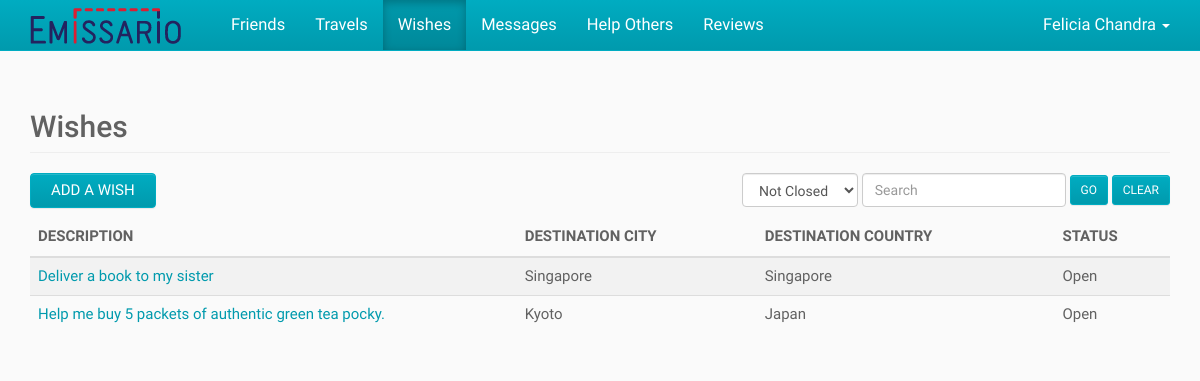
/index.php/wishes (signed in), run on the app's committed database.
### tables this page shows
CREATE TABLE IF NOT EXISTS User (
	ID BIGINT NOT NULL AUTO_INCREMENT,
    First_Name VARCHAR(100) NOT NULL,
    Last_Name VARCHAR(100) NULL,
    Email VARCHAR(100) NOT NULL UNIQUE,
    `Password` CHAR(255) NOT NULL,
    City VARCHAR(100) NULL,
    State VARCHAR(100) NULL,
    Country VARCHAR(2) NULL,
    Phone VARCHAR(100) NULL,
    Created_On DATETIME NULL,
    Modified_On DATETIME NULL,
    PRIMARY KEY (ID)
);

CREATE TABLE IF NOT EXISTS Wish (
	ID BIGINT NOT NULL AUTO_INCREMENT,
    User_ID BIGINT NOT NULL,
    Description VARCHAR(1000) NOT NULL,
    Image BLOB NULL,
    Weight VARCHAR(50) NULL,
    Destination_City VARCHAR(100) NULL,
    Destination_Country VARCHAR(2) NULL,
    Max_Date DATE NULL,
    Compensation VARCHAR(100) NULL,
    Created_On DATETIME NULL,
    Modified_On DATETIME NULL,
    PRIMARY KEY (ID),
    FOREIGN KEY (User_ID) REFERENCES User (ID)
);

CREATE TABLE IF NOT EXISTS Country (
	Country_Code VARCHAR(2) NOT NULL,
    Country_Name VARCHAR(100) NOT NULL,
    Created_On DATETIME NULL,
    Modified_On DATETIME NULL,
    PRIMARY KEY (Country_Code)
);

### application/controllers/wishes.php (called while the page is built, shortened)
<?php
class Wishes
{
	public function index()
	{
		$userID = $GLOBALS["beans"]->siteHelper->getSession("userID");
		$wishStatus = "not_closed";
		$search = "";
		$wishes = $GLOBALS["beans"]->wishService->getWishes($userID, $wishStatus, $search);
		require APP . 'views/_templates/header.php';
		require APP . 'views/wishes/index.php';
		require APP . 'views/_templates/footer.php';
	}
}

### index.php (called while the page is built, shortened)
<?php
$app = new Application();

### application/core/service.php (called while the page is built)
<?php
class Service
{
	function __construct($model)
	{
		$this->model = $model;
	}
}

### application/core/model.php (called while the page is built)
<?php
class Model
{
	function __construct($db)
	{
		$this->db = $db;
	}
}

### application/models/userModel.php (called while the page is built, shortened)
<?php
class UserModel extends Model
{
	public function getUser($userID)
	{
		$sql = "SELECT User.*, Country.Country_Name, State.State_Name
				FROM User
				LEFT JOIN Country ON Country.Country_Code = User.Country
				LEFT JOIN State ON State.State_Code = User.State
				WHERE User.ID = :user_id";
		$parameters = array(":user_id" => $userID);
		return $GLOBALS["beans"]->queryHelper->getSingleRowObject($this->db, $sql, $parameters);
	}
}

### application/helpers/queryHelper.php (called while the page is built, shortened)
<?php
class QueryHelper
{
	public function getSingleRowObject($db, $sql, $parameters) {
		$query = $db->prepare($sql);
		$query->execute($parameters);
		$result = $query->fetch();
		return $result;
	}
}

### application/services/userService.php (called while the page is built, shortened)
<?php
class UserService extends Service
{
	public function getUser($userID)
	{
		return $this->model->getUser($userID);
	}
}

### application/models/wishModel.php (called while the page is built, shortened)
<?php
class WishModel extends Model
{
	public function getWishes($userID, $wishStatus = "", $search = "")
	{
		$sql = "SELECT Wish.*,
					Country.Country_Name AS Destination_Country_Name
				FROM Wish
				LEFT JOIN Country ON Country.Country_Code = Wish.Destination_Country
				WHERE Wish.User_ID = :user_id";
		if (strcasecmp($wishStatus, "closed") == 0)
		{
			$sql .= " AND Wish.Status = 'Closed'";
		}
		else if (strcasecmp($wishStatus, "not_closed") == 0)
		{
			$sql .= " AND Wish.Status IN ('Open', 'Helped')";
		}
		$sql .= " ORDER BY Wish.Created_On";
		$parameters = array(":user_id" => $userID);
		$query = $this->db->prepare($sql);
		$query->execute($parameters);
		return $query->fetchAll();
	}
}

### application/services/wishService.php (called while the page is built, shortened)
<?php
class WishService extends Service
{
	public function getWishes($userID, $wishStatus = "", $search = "")
	{
		return $this->model->getWishes($userID, $wishStatus, $search);
	}
}

### application/views/wishes/index.php (the view, shortened to what this page needs)
<div class="container">
	<h2 class="page-header">Wishes</h2>
	<div class="clearfix table-action">
		<button type="button" id="add" class="btn btn-default">Add a Wish</button>
		<form method="post" class="form-inline table-filter pull-right">
			<div class="form-group">
				<select id="wishStatus" name="wishStatus" class="form-control">
					<option value="not_closed" <?php if (strcasecmp("not_closed", $wishStatus) == 0) { ?>selected<?php } ?>>Not Closed</option>
				</select>
			</div>
			<div class="form-group">
				<input type="text" id="search" name="search" value="<?php echo $search; ?>" class="form-control" placeholder="Search" />
			</div>
			<button type="submit" class="btn btn-default btn-sm">Go</button>
			<button type="button" id="clear" class="btn btn-default btn-sm">Clear</button>
		</form>
	</div>
	<div class="table-responsive">
		<table class="table table-striped">
			<thead>
				<tr>
					<th>Description</th>
					<th>Destination City</th>
					<th>Destination Country</th>
					<th>Status</th>
				</tr>
			</thead>
			<tbody>
				<?php foreach ($wishes as $wish) { ?>
					<tr>
						<td class="truncate">
							<a href="<?php echo URL_WITH_INDEX_FILE . "wishes/view/" . $wish->ID; ?>">
								<?php echo $wish->Description ?>
							</a>
						</td>
						<td><?php echo $wish->Destination_City ?></td>
						<td><?php echo $wish->Destination_Country_Name ?></td>
						<td><?php echo $wish->Status ?></td>
					</tr>
				<?php } ?>
			</tbody>
		</table>
	</div>
</div>

### application/views/_templates/header.php (shortened to what this page needs)
<?php
$activeView = "";
if (array_key_exists("PATH_INFO", $_SERVER)) {
	$pathInfoArray = explode("/", $_SERVER["PATH_INFO"]);
	$activeView = $pathInfoArray[1];
}
if (!isset($user)) {
	$user = $GLOBALS["beans"]->userService->getUser($userID);
}
if (!isset($displayNavbar)) {
	$displayNavbar = true;
}
?><!DOCTYPE html>
<html lang="en">
<head>
	<link href="<?php echo URL; ?>public/css/bootstrap.css" rel="stylesheet">
	<link href="<?php echo URL; ?>public/css/bootstrap-theme.css" rel="stylesheet">
	<link href="<?php echo URL; ?>public/css/bootstrap-datepicker3.css" rel="stylesheet">
</head>
<body>
<?php if ($displayNavbar) { ?>
	<nav class="navbar navbar-inverse navbar-fixed-top">
		<div class="container">
			<div class="navbar-header">
				<a class="navbar-brand" href="<?php echo URL_WITH_INDEX_FILE; ?>">
					<img alt="Emissario" src="<?php echo URL; ?>public/img/logo.png" />
				</a>
			</div>
			<?php if (is_numeric($userID)) { ?>
				<div id="navbar" class="navbar-collapse collapse">
					<ul class="nav navbar-nav navbar-left">
						<?php echo $GLOBALS["beans"]->siteHelper->getNavigationHTML($activeView); ?>
					</ul>
					<ul class="nav navbar-nav navbar-right">
						<li class="dropdown">
							<a class="dropdown-toggle" href="#!" aria-expanded="false" aria-haspopup="true" role="button" data-toggle="dropdown">
								<?php echo $user->First_Name . " " . $user->Last_Name ?>
								<span class="caret"></span>
							</a>
						</li>
					</ul>
				</div>
			<?php } ?>
		</div>
	</nav>
<?php } ?>

### data on the page
user: First_Name "Felicia", Last_Name "Chandra"
wish: Description "Deliver a book to my sister", Destination_City "Singapore", country.Country_Name "Singapore", Status "Open"
wish: Description "Help me buy 5 packets of authentic green tea pocky.", Destination_City "Kyoto", country.Country_Name "Japan", Status "Open"

### other printed values
$viewTitle "Friends"
$viewTitle "Travels"
$viewTitle "Wishes"
$viewTitle "Messages"
$viewTitle "Help Others"
$viewTitle "Reviews"
